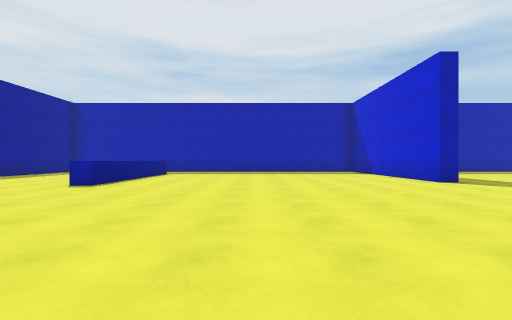
[1] (above)

24 first-person views from a walk through a Unity game level. The camera is 1.2 m above the floor, looks level and sees 85° across. The floor is counted in squares, 2 m on a side. Each view is taken from the middle of a square. On the plan, view 1 faces up. The plan holds only what a view shows up to about 9 squares ahead; the rest is blank. The place goes on beyond the plan. The player is left out.

[2]
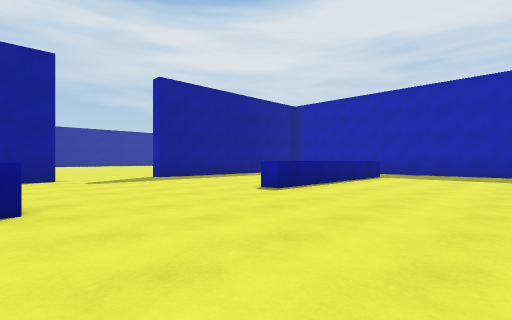

[3]
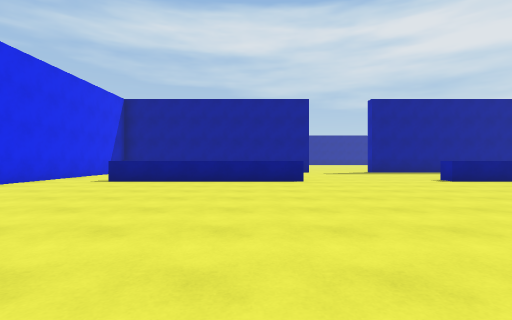

[4]
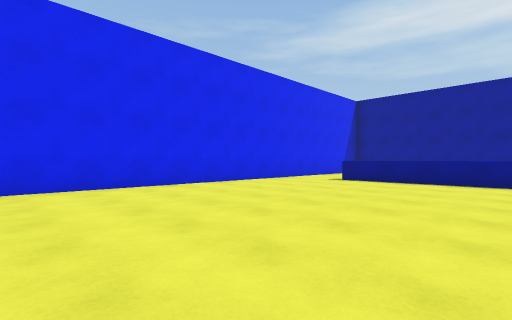

[5]
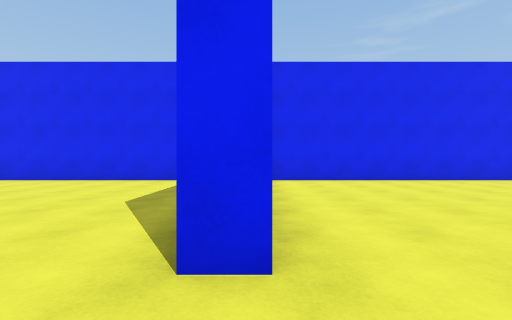

[6]
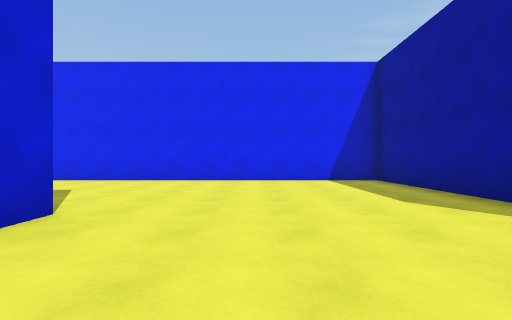

[7]
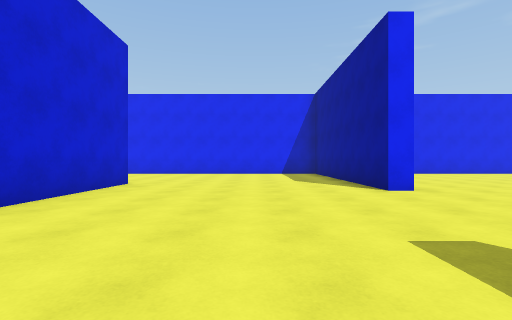

[8]
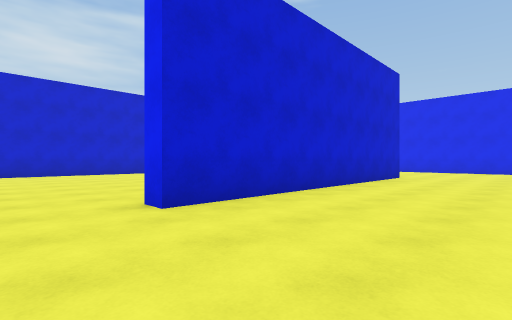

[9]
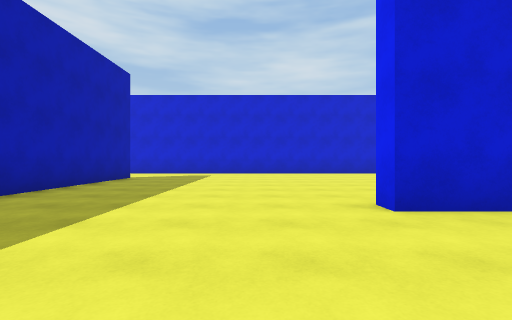

[10]
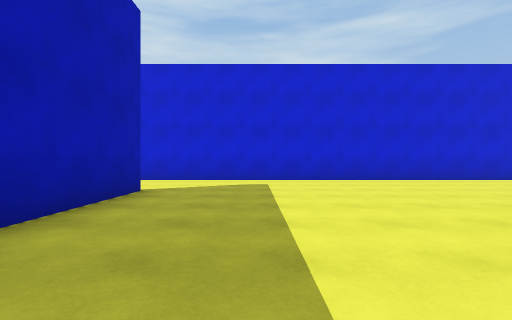

[11]
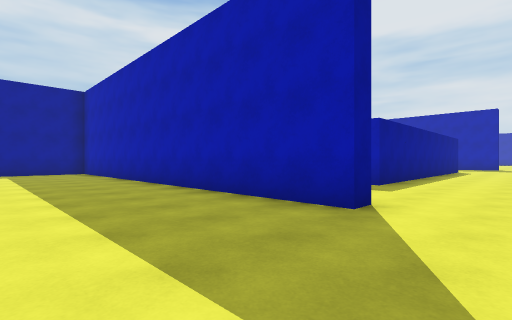

[12]
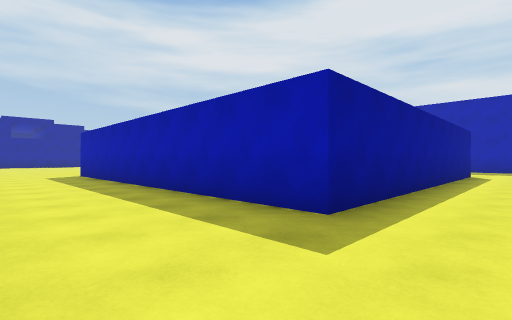

[13]
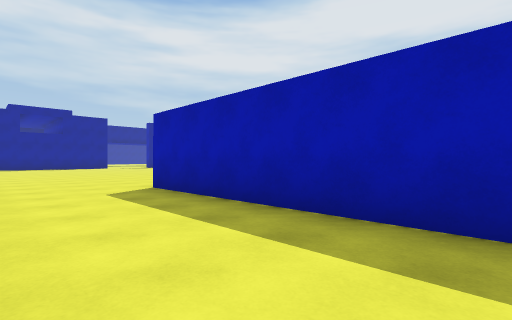

[14]
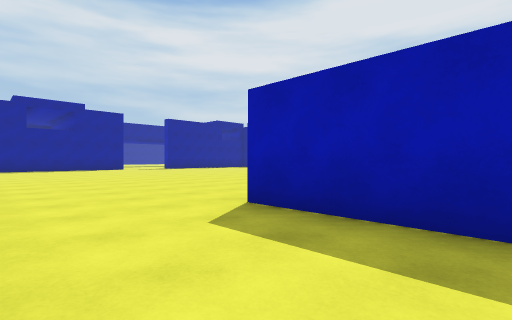

[15]
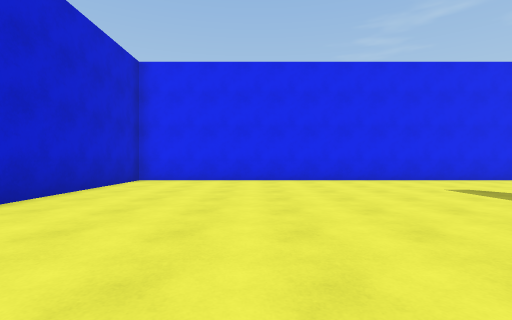

[16]
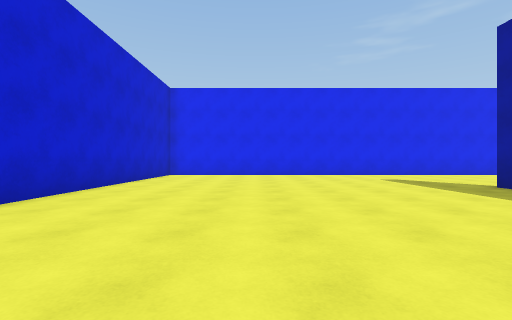

[17]
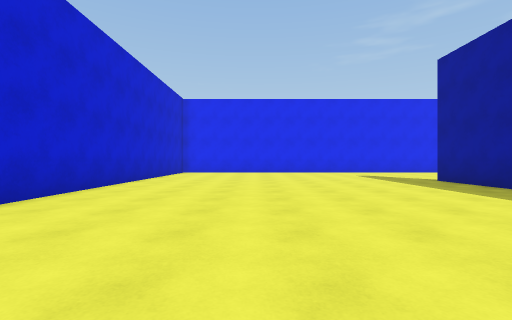

[18]
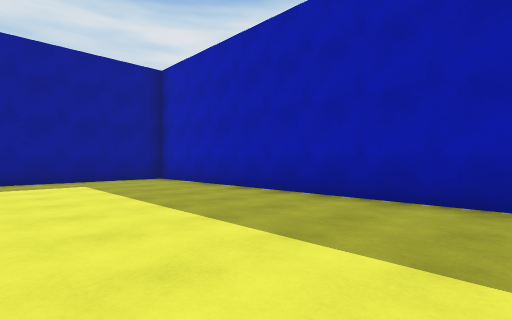

[19]
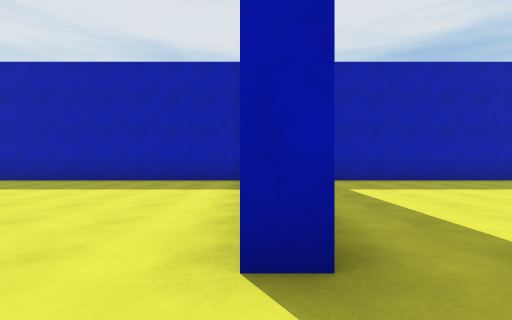

[20]
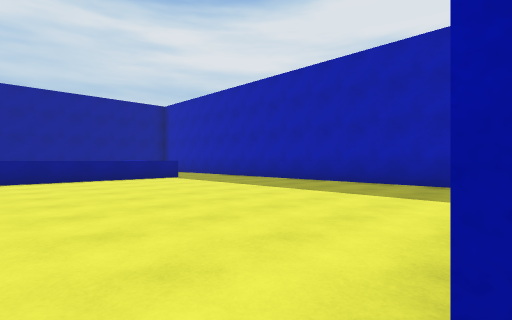

[21]
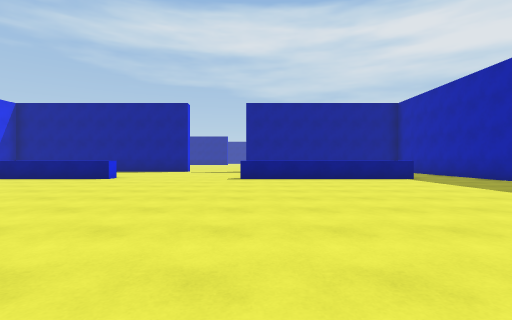

[22]
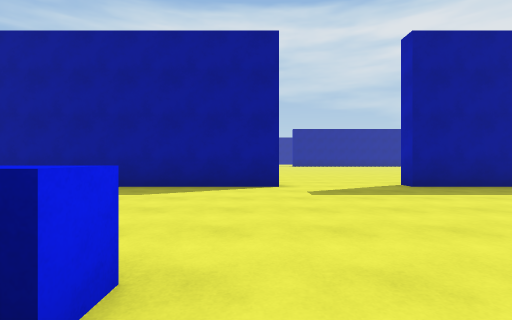

[23]
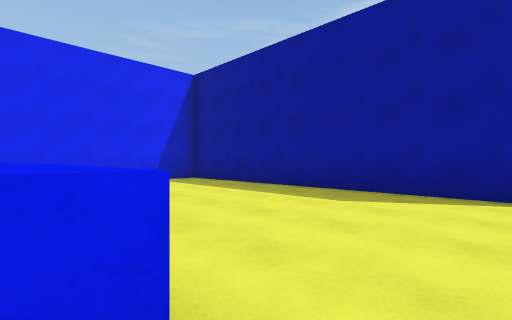

[24]
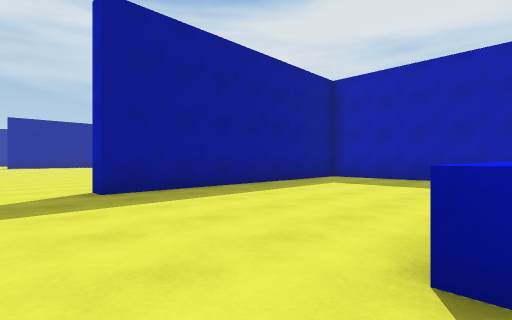

### Floor plan
Points are (right, up) in squares from view 1. A wall is a line through its corners. A room is listed if a view was taken in it or the views show most of it. See-through windows are left out.
Room 1 (views 1, 2, 3, 4, 5, 6, 7, 8, 9, 10, 11, 12, 13, 14, 15, 16, 17, 18, 19, 20, 21, 22, 23, 24)
walls: (5.5, 7.5) (4.9, 7.5) (4.9, 9); (4.9, 1.5) (5.4, 1.5) (5.4, -5.2) (20.4, -5.2) (20.4, 15.5); (11.7, 2.2) (11.7, -0.1); (11.2, -0.1) (11.2, 8.4) (11.8, 8.4); (4.6, 14.3) (-7.5, 14.3); (-4.4, 2.3) (-3.8, 2.3) (-3.8, -3.1); (-3.8, 12) (-3.8, 6.5) (-4.4, 6.5); (17.4, 14.8) (17.4, 14.3) (5.4, 14.3) (5.4, 10.4); (-9.3, 3.6) (-9.3, -4.5); (-9.3, 12.5) (-9.3, 6.5); (-8.5, -5.2) (4.5, -5.2); (16.4, 23.5) (16.4, 17.7) (6, 17.7)
ways out: opening at (-9, 5); opening at (6.3, 16)

Where each view was taken, in squares from view 1:
view 1: 0 up, 0 right, facing up
view 2: 2 up, 0 right, facing up-left
view 3: 1 up, 4 right, facing left
view 4: 1 up, 4 right, facing down-left
view 5: 3 up, 5 right, facing down
view 6: 3 up, 9 right, facing down
view 7: 7 up, 8 right, facing down
view 8: 10 up, 8 right, facing down-right
view 9: 10 up, 8 right, facing right
view 10: 12 up, 12 right, facing right
view 11: 11 up, 19 right, facing up-left
view 12: 15 up, 18 right, facing up-left
view 13: 15 up, 12 right, facing up-left
view 14: 15 up, 9 right, facing up-left
view 15: 3 up, 17 right, facing down
view 16: 6 up, 17 right, facing down
view 17: 8 up, 17 right, facing down
view 18: 10 up, 14 right, facing up-left
view 19: 6 up, 5 right, facing up
view 20: 7 up, 5 right, facing up-left
view 21: 7 up, 5 right, facing left
view 22: 3 up, 3 left, facing left
view 23: 3 up, 4 left, facing down-left
view 24: 5 up, 4 left, facing up-left
